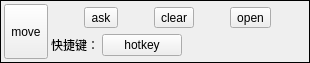
<?xml version="1.0" encoding="UTF-8"?>
<ui version="4.0">
 <class>Frame</class>
 <widget class="QFrame" name="Frame">
  <property name="geometry">
   <rect>
    <x>0</x>
    <y>0</y>
    <width>310</width>
    <height>63</height>
   </rect>
  </property>
  <property name="windowTitle">
   <string>Frame</string>
  </property>
  <property name="frameShape">
   <enum>QFrame::Box</enum>
  </property>
  <property name="frameShadow">
   <enum>QFrame::Plain</enum>
  </property>
  <layout class="QHBoxLayout" name="horizontalLayout_3">
   <property name="spacing">
    <number>3</number>
   </property>
   <property name="leftMargin">
    <number>3</number>
   </property>
   <property name="topMargin">
    <number>3</number>
   </property>
   <property name="rightMargin">
    <number>3</number>
   </property>
   <property name="bottomMargin">
    <number>3</number>
   </property>
   <item>
    <widget class="QToolButton" name="toolButton_move">
     <property name="sizePolicy">
      <sizepolicy hsizetype="Preferred" vsizetype="Preferred">
       <horstretch>0</horstretch>
       <verstretch>0</verstretch>
      </sizepolicy>
     </property>
     <property name="text">
      <string>move</string>
     </property>
     <property name="autoRaise">
      <bool>false</bool>
     </property>
     <property name="arrowType">
      <enum>Qt::NoArrow</enum>
     </property>
    </widget>
   </item>
   <item>
    <layout class="QVBoxLayout" name="verticalLayout_2">
     <property name="spacing">
      <number>3</number>
     </property>
     <item>
      <layout class="QHBoxLayout" name="horizontalLayout">
       <property name="spacing">
        <number>3</number>
       </property>
       <item>
        <layout class="QVBoxLayout" name="layout_drop"/>
       </item>
       <item>
        <widget class="QToolButton" name="toolButton_ask_folder">
         <property name="text">
          <string>ask</string>
         </property>
        </widget>
       </item>
       <item>
        <widget class="QToolButton" name="toolButton_clear_folder">
         <property name="text">
          <string>clear</string>
         </property>
        </widget>
       </item>
       <item>
        <widget class="QToolButton" name="toolButton_open_folder">
         <property name="text">
          <string>open</string>
         </property>
        </widget>
       </item>
      </layout>
     </item>
     <item>
      <layout class="QHBoxLayout" name="horizontalLayout_2">
       <property name="spacing">
        <number>3</number>
       </property>
       <item>
        <widget class="QLabel" name="label">
         <property name="text">
          <string>快捷键：</string>
         </property>
        </widget>
       </item>
       <item>
        <widget class="QPushButton" name="pushButton_hotkey">
         <property name="text">
          <string>hotkey</string>
         </property>
        </widget>
       </item>
       <item>
        <spacer name="horizontalSpacer">
         <property name="orientation">
          <enum>Qt::Horizontal</enum>
         </property>
         <property name="sizeHint" stdset="0">
          <size>
           <width>40</width>
           <height>20</height>
          </size>
         </property>
        </spacer>
       </item>
      </layout>
     </item>
    </layout>
   </item>
  </layout>
 </widget>
 <resources/>
 <connections/>
</ui>
